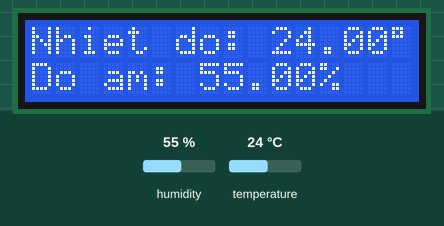
Simulated run of this sketch. Board: ESP32. On the bench: 16×2 character LCD. The test bench sets the inputs (shaded band); at power-on: humidity 55 %, temperature 24 °C. WiFi joins after 1.5 s; servers stay silent unless stated; uploads are accepted with an empty reply; the local clock reads 2024-03-15 10:24:30 at power-on unless the sketch sets it; what the sketch prints to the serial monitor is not drawn.

Above: at 3.7 s.
3.8 s: humidity set to 22 %
At 11.7 s:
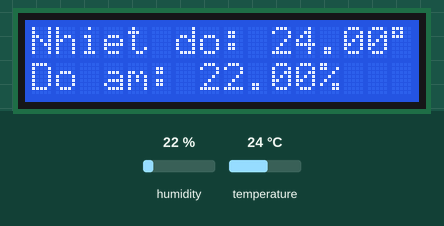
12.3 s: temperature set to 12 °C
At 19.4 s:
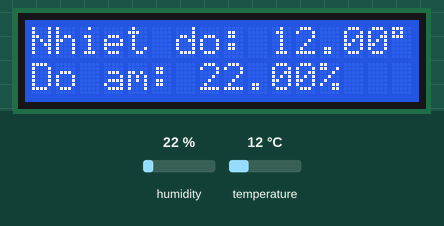
20.6 s: humidity set to 40 %
At 28.3 s:
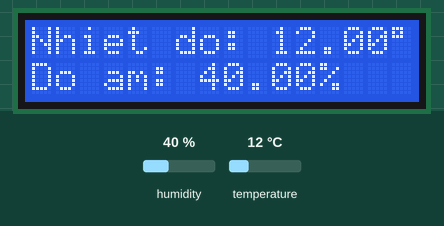
28.8 s: temperature set to 19 °C
At 36.1 s:
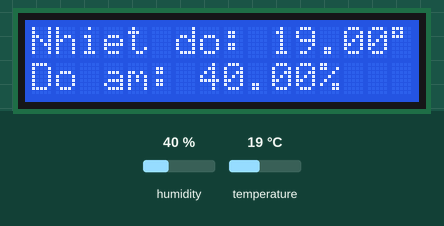
Timing chart, 0 to 37.6 s (numbered marks = the images above; inputs shaded):
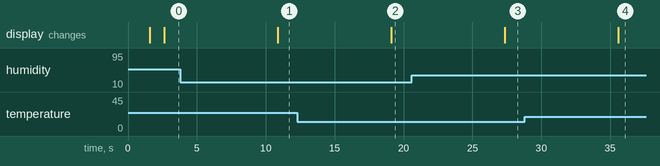

The sketch:

dht22_upload_firebase.ino
```cpp
#include <DHT.h>
#include <WiFi.h>
#include <WiFiClientSecure.h>
#include <HTTPClient.h>
#include <Wire.h>
#include <hd44780.h>
#include <hd44780ioClass/hd44780_I2Cexp.h>
#include "time.h"

#define DHTPIN 4
#define DHTTYPE DHT22

// NTP
const char* ntpServer = "pool.ntp.org";
const long gmtOffset_sec = 7 * 3600;
const int daylightOffset_sec = 0;

// WiFi
const char* ssid = "Lam Duy2.4G";
const char* password = "22111996";

// Firebase (dùng push tự động tạo key)
const String FIREBASE_URL =
  "https://dht11anddht22-14fb9-default-rtdb.asia-southeast1.firebasedatabase.app/sensor_data.json";

DHT dht(DHTPIN, DHTTYPE);
hd44780_I2Cexp lcd;

// LẤY THỜI GIAN
String getCurrentTime() {
  struct tm timeinfo;
  if (!getLocalTime(&timeinfo)) return "N/A";
  char buffer[30];
  strftime(buffer, sizeof(buffer), "%Y-%m-%d %H:%M:%S", &timeinfo);
  return String(buffer);
}

void setup() {
  Serial.begin(115200);
  dht.begin();

  int status = lcd.begin(16, 2);
  if (status) hd44780::fatalError(status);
  lcd.print("Connecting WiFi");

  // Connect WiFi
  WiFi.begin(ssid, password);
  while (WiFi.status() != WL_CONNECTED) {
    delay(500);
    Serial.print(".");
  }

  lcd.clear();
  lcd.print("WiFi connected");

  // NTP time
  configTime(gmtOffset_sec, daylightOffset_sec, ntpServer);
  delay(1000);
}

void loop() {
  // Nếu rớt WiFi → tự reconnect
  if (WiFi.status() != WL_CONNECTED) {
    Serial.println("WiFi lost! Reconnecting...");
    WiFi.reconnect();
    delay(2000);
    return;
  }

  float temp = dht.readTemperature();
  float hum = dht.readHumidity();

  // Sensor lỗi → bỏ vòng
  if (isnan(temp) || isnan(hum)) {
    Serial.println("DHT error!");
    lcd.setCursor(0,0); lcd.print("Sensor error!");
    delay(2000);
    return;
  }

  // LCD
  lcd.setCursor(0, 0);
  lcd.print("Nhiet do: ");
  lcd.print(temp);
  lcd.print((char)223);

  lcd.setCursor(0, 1);
  lcd.print("Do am: ");
  lcd.print(hum);
  lcd.print("%   ");

  // JSON gửi Firebase
  WiFiClientSecure client;
  client.setInsecure();

  HTTPClient http;
  http.setReuse(true);   // GIỮ KẾT NỐI

  String currentTime = getCurrentTime();
  unsigned long timestamp = time(nullptr);

  String jsonData =
    "{\"temperature\": " + String(temp) +
    ", \"humidity\": " + String(hum) +
    ", \"datetime\": \"" + currentTime + "\"" +
    ", \"timestamp\": " + String(timestamp) + "}";

  Serial.println("Sending:");
  Serial.println(jsonData);

  int httpCode = -1;

  // TRY 1
  if (http.begin(client, FIREBASE_URL)) {
    http.addHeader("Content-Type", "application/json");
    httpCode = http.POST(jsonData);
  }

  // TRY 2 nếu FAIL
  if (httpCode <= 0) {
    Serial.println("Retry sending...");
    delay(1000);
    httpCode = http.POST(jsonData);
  }

  if (httpCode > 0) {
    Serial.print("Firebase OK: ");
    Serial.println(httpCode);
  } else {
    Serial.print("Firebase ERROR: ");
    Serial.println(httpCode);
  }

  http.end();
  delay(8000); // tránh spam Firebase
}
```

Measured:
- after the input at 3.8 s, the display: changes after 7.1 s (image 1)
- after the input at 12.3 s, the display: changes after 6.8 s (image 2)
- after the input at 20.6 s, the display: changes after 6.8 s (image 3)
- after the input at 28.8 s, the display: changes after 6.8 s (image 4)
